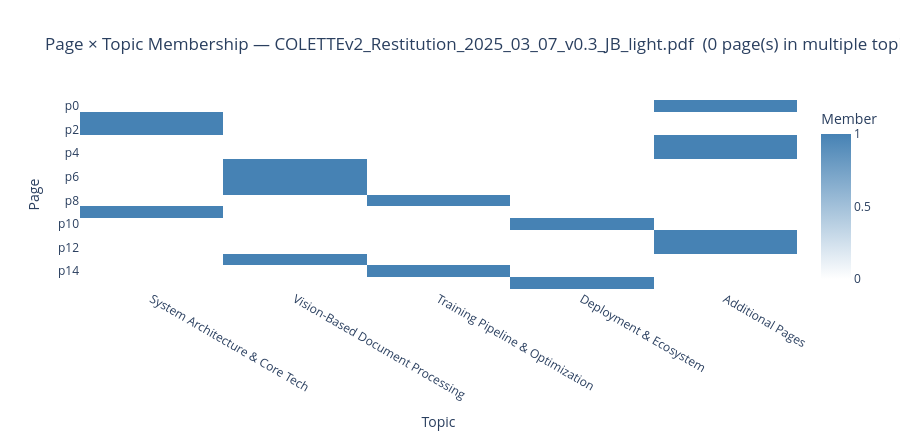

Source (notebook cell):
### Markdown cell above
## 5. Page × Topic Membership Heatmap

Each cell is 1 (blue) if the page belongs to that topic, 0 (white) if not.  The title reports how many pages appear in more than one topic.

### Code cell
if not hierarchies:
    print("No hierarchies loaded — skipping heatmap.")
else:
    for h in hierarchies:
        if not h.topics:
            print(f"  {Path(h.doc_name).name}: no topics, skipping heatmap.")
            continue

        n_pages = h.page_count
        topic_themes = [t.theme for t in h.topics]

        # Build membership matrix: rows = pages, cols = topics
        matrix = np.zeros((n_pages, len(h.topics)), dtype=int)
        for col_idx, t in enumerate(h.topics):
            for p in t.page_indices:
                if 0 <= p < n_pages:
                    matrix[p, col_idx] = 1

        # Count pages in multiple topics
        multi_count = int((matrix.sum(axis=1) > 1).sum())

        fig = px.imshow(
            matrix,
            x=topic_themes,
            y=[f"p{i}" for i in range(n_pages)],
            color_continuous_scale=[[0, "white"], [1, "steelblue"]],
            zmin=0,
            zmax=1,
            labels={"x": "Topic", "y": "Page", "color": "Member"},
            title=(
                f"Page × Topic Membership — {Path(h.doc_name).name}"
                f"  ({multi_count} page(s) in multiple topics)"
            ),
            aspect="auto",
        )
        fig.update_layout(height=max(300, n_pages * 20 + 120))
        fig.show()

### Figure 1 — Plotly figure (JSON) as saved in the notebook; plotly's stock layout.template omitted (floating-point values rounded to 4 significant figures)
{"data": [{"coloraxis": "coloraxis", "hovertemplate": "Topic: %{x}<br>Page: %{y}<br>Member: %{z}<extra></extra>", "name": "0", "type": "heatmap", "x": ["System Architecture & Core Tech", "Vision-Based Document Processing", "Training Pipeline & Optimization", "Deployment & Ecosystem", "Additional Pages"], "xaxis": "x", "y": ["p0", "p1", "p2", "p3", "p4", "p5", "p6", "p7", "p8", "p9", "p10", "p11", "p12", "p13", "p14", "p15"], "yaxis": "y", "z": [[0, 0, 0, 0, 1], [1, 0, 0, 0, 0], [1, 0, 0, 0, 0], [0, 0, 0, 0, 1], [0, 0, 0, 0, 1], [0, 1, 0, 0, 0], [0, 1, 0, 0, 0], [0, 1, 0, 0, 0], [0, 0, 1, 0, 0], [1, 0, 0, 0, 0], [0, 0, 0, 1, 0], [0, 0, 0, 0, 1], [0, 0, 0, 0, 1], [0, 1, 0, 0, 0], [0, 0, 1, 0, 0], [0, 0, 0, 1, 0]]}], "layout": {"coloraxis": {"cmax": 1, "cmin": 0, "colorbar": {"title": {"text": "Member"}}, "colorscale": [[0, "white"], [1, "steelblue"]]}, "height": 440, "title": {"text": "Page × Topic Membership — COLETTEv2_Restitution_2025_03_07_v0.3_JB_light.pdf  (0 page(s) in multiple topics)"}, "xaxis": {"anchor": "y", "domain": [0, 1], "title": {"text": "Topic"}}, "yaxis": {"anchor": "x", "autorange": "reversed", "domain": [0, 1], "title": {"text": "Page"}}}}
